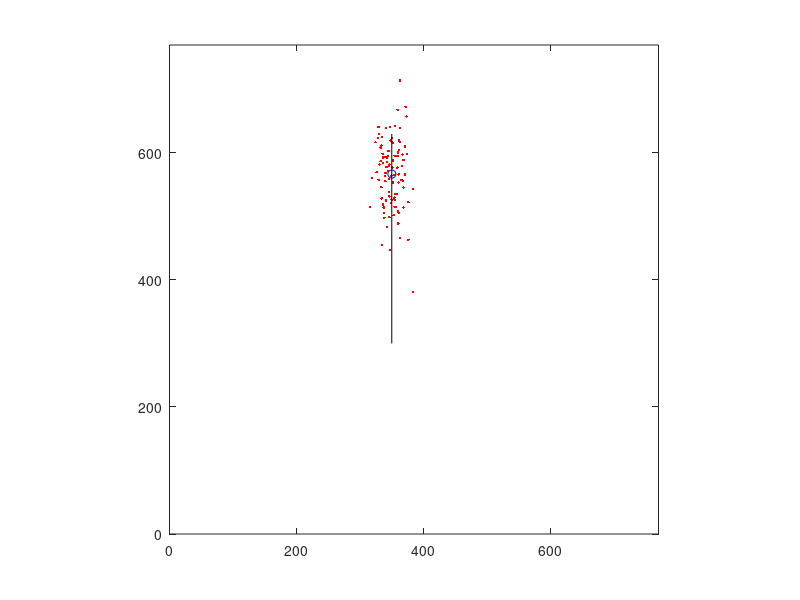

Recreate this plot in MATLAB.
function xxD=test_motor_noise()
clf

xxD = zeros(100,2);
xDp = [350,300];
xDn = [350,630];
for ii=1:100
    xxD(ii,:)=MotorNoise(xDp, xDn, 770, 20);
end
plot(xxD(:,1), xxD(:,2), 'r.'); hold on;
plot(mean(xxD(:,1)), mean(xxD(:,2)), 'bo');
plot( [xDp(1), xDn(1)], [xDp(2), xDn(2)], 'k-');
axis([0 770 0 770])
axis square

% simulated noise
dis = norm(xDn-xDp,1)/770*20;
bias = norm(mean(xxD) - xDn,1)/770*20;
xxDcm = xxD/770*20;
covDcm = cov(xxDcm(:,1), xxDcm(:,2));
fprintf('Simu: dis = %f cm; bias = %f cm; x std = %f cm; y std = %f cm;\n',...
    dis, -bias, sqrt(covDcm(1,1)), sqrt(covDcm(2,2)));

% theoretical noise
sig_R = 0.13*dis + 0.29;  
sig_a = 0.011*dis + 0.27;
bias_T = -0.23*dis + 0.26;
fprintf('Theory: dis = %f cm; bias = %f cm; x std = %f cm; y std = %f cm;\n',...
    dis, bias_T, sig_a, sig_R);

end
%%
function xDnew=MotorNoise(xDp,xDn,npix,ss)

    %step1: from pixel to cm
    d=42; %distance from eye to fixation cross in cm
    xDp(1) = (xDp(1)-1)/(npix-1)*ss-ss/2;  xDp(2) = (1-xDp(2))/(npix-1)*ss+ss/2;
    xDn(1) = (xDn(1)-1)/(npix-1)*ss-ss/2;  xDn(2) = (1-xDn(2))/(npix-1)*ss+ss/2;
    %step2: define fixation vectors
    fp=[xDp(1),xDp(2),d]; %fixation previous in x,y,z, cm
    fn=[xDn(1),xDn(2),d]; %fixation now in x,y,x, cm
    %step3: find angle between fixation vectors and motor noise
    % R=acos( (fp*fn')/sqrt(fp*fp')/sqrt(fn*fn') )*180/pi;  %R in degree
    Rcm = norm(xDn-xDp);  % R in cm
    [sig_R, sig_a]=sig_endpoint(Rcm);
    %step4: find difference vector and its perpendicular vector
    dv=fn-fp;  dv(3)=[];  dv=dv/sqrt(dv*dv'); %unit difference vector
    du(1)=-dv(2);  du(2)=dv(1); %unit perpendicular vector
    %step5: compute covariance matrix in x,y
    U=[dv',du']; L=[sig_R,0;0,sig_a].^2;
    CM=U*L*U';
    %step6: sample noise from covariance
    mn = mvnrnd([0,0],CM);
    %step7: add bias
    % errTan: intercept = 0.2643, slope = -0.2284 (all in cm)
    bias = -0.23*Rcm + 0.26;
    bn = bias*dv;
    %step8: from cm to pixel
    xDnew=xDn+mn+bn;
    xDnew=max(-10,xDnew);  xDnew=min(10,xDnew); %bounds
    xDnew(1) = 1+(npix-1)*(xDnew(1)/ss+0.5);
    xDnew(2) = 1-(npix-1)*(xDnew(2)/ss-0.5);
    %mn = mn*npix/ss;
    
end
%%
function [sig_R, sig_a]=sig_endpoint(R)
mode=3;  
if (mode==1) % vanBeer07
    m_R=0.025;  a_R=0.15;   b_R=0.11; %endpoint radius parameters    
    m_a=0.015;  a_a=0.044;  b_a=0.12; %endpoint angle parameters
    sig_R = R*(m_R+a_R*exp(-b_R*R));
    sig_a = R*(m_a+a_a*exp(-b_a*R));    
elseif (mode==2)
    % Krappmann98 + vanBeers07 
    % for amp: 0.03*R + 0.23 + 1.51
    sig_R = (20/26.8)*(0.03*(R*26.8/20) + 0.23 + 1.51);  
    % for dir: 0.014*R + 0.085 + 0.626
    sig_a = (20/26.8)*(0.014*(R*26.8/20) + 0.085 + 0.626);
elseif (mode==3)
    % from own experimental measurement (both input and output is in cm)
    % sdTan: intercept = 0.3345, slope = 0.1011 (all in cm)
    % sdNor: intercept = 0.2664, slope = 0.004257 (all in cm)
    % sig_R = 0.10*R + 0.33;  
    % sig_a = 0.0043*R + 0.27;
    sig_R = 0.13*R + 0.29;  
    sig_a = 0.011*R + 0.27;
end
end
